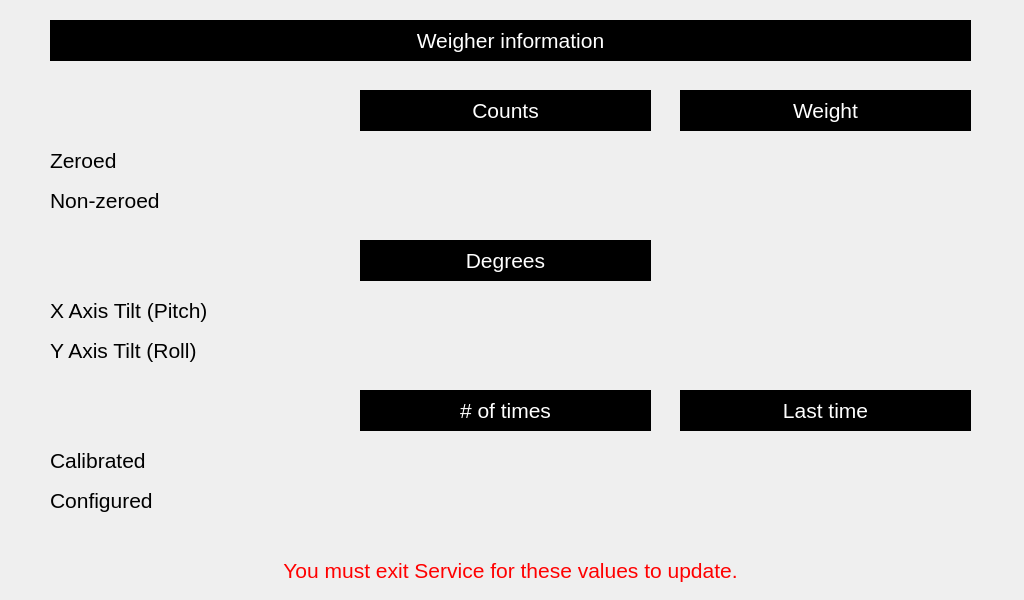
<?xml version="1.0" encoding="UTF-8"?>
<ui version="4.0">
 <class>serviceWeigherInfo</class>
 <widget class="QWidget" name="serviceWeigherInfo">
  <property name="geometry">
   <rect>
    <x>0</x>
    <y>0</y>
    <width>1024</width>
    <height>600</height>
   </rect>
  </property>
  <property name="windowTitle">
   <string>Form</string>
  </property>
  <widget class="QLabel" name="lblWeigherInfoHeading">
   <property name="geometry">
    <rect>
     <x>50</x>
     <y>20</y>
     <width>921</width>
     <height>41</height>
    </rect>
   </property>
   <property name="font">
    <font>
     <pointsize>16</pointsize>
    </font>
   </property>
   <property name="styleSheet">
    <string notr="true">QLabel
{
	color: white;
     background: black;
 }</string>
   </property>
   <property name="text">
    <string>Weigher information</string>
   </property>
   <property name="alignment">
    <set>Qt::AlignCenter</set>
   </property>
  </widget>
  <widget class="QLabel" name="lblZeroed">
   <property name="geometry">
    <rect>
     <x>50</x>
     <y>140</y>
     <width>291</width>
     <height>41</height>
    </rect>
   </property>
   <property name="font">
    <font>
     <pointsize>16</pointsize>
    </font>
   </property>
   <property name="text">
    <string>Zeroed</string>
   </property>
  </widget>
  <widget class="QLabel" name="lblCounts">
   <property name="geometry">
    <rect>
     <x>360</x>
     <y>90</y>
     <width>291</width>
     <height>41</height>
    </rect>
   </property>
   <property name="font">
    <font>
     <pointsize>16</pointsize>
    </font>
   </property>
   <property name="styleSheet">
    <string notr="true">QLabel
{
	color: white;
     background: black;
 }</string>
   </property>
   <property name="text">
    <string>Counts</string>
   </property>
   <property name="alignment">
    <set>Qt::AlignCenter</set>
   </property>
  </widget>
  <widget class="QLabel" name="lblWeight">
   <property name="geometry">
    <rect>
     <x>680</x>
     <y>90</y>
     <width>291</width>
     <height>41</height>
    </rect>
   </property>
   <property name="font">
    <font>
     <pointsize>16</pointsize>
    </font>
   </property>
   <property name="styleSheet">
    <string notr="true">QLabel
{
	color: white;
     background: black;
 }</string>
   </property>
   <property name="text">
    <string>Weight</string>
   </property>
   <property name="alignment">
    <set>Qt::AlignCenter</set>
   </property>
  </widget>
  <widget class="QLabel" name="lblZeroedCountsData">
   <property name="geometry">
    <rect>
     <x>360</x>
     <y>140</y>
     <width>291</width>
     <height>41</height>
    </rect>
   </property>
   <property name="font">
    <font>
     <pointsize>16</pointsize>
    </font>
   </property>
   <property name="text">
    <string notr="true"/>
   </property>
   <property name="alignment">
    <set>Qt::AlignRight|Qt::AlignTrailing|Qt::AlignVCenter</set>
   </property>
  </widget>
  <widget class="QLabel" name="lblZeroedWeightData">
   <property name="geometry">
    <rect>
     <x>680</x>
     <y>140</y>
     <width>291</width>
     <height>40</height>
    </rect>
   </property>
   <property name="font">
    <font>
     <pointsize>16</pointsize>
    </font>
   </property>
   <property name="text">
    <string notr="true"/>
   </property>
   <property name="alignment">
    <set>Qt::AlignRight|Qt::AlignTrailing|Qt::AlignVCenter</set>
   </property>
  </widget>
  <widget class="QLabel" name="lblNonZeroed">
   <property name="geometry">
    <rect>
     <x>50</x>
     <y>180</y>
     <width>291</width>
     <height>41</height>
    </rect>
   </property>
   <property name="font">
    <font>
     <pointsize>16</pointsize>
    </font>
   </property>
   <property name="text">
    <string>Non-zeroed</string>
   </property>
  </widget>
  <widget class="QLabel" name="lblNonZeroedCountsData">
   <property name="geometry">
    <rect>
     <x>360</x>
     <y>180</y>
     <width>291</width>
     <height>41</height>
    </rect>
   </property>
   <property name="font">
    <font>
     <pointsize>16</pointsize>
    </font>
   </property>
   <property name="text">
    <string notr="true"/>
   </property>
   <property name="alignment">
    <set>Qt::AlignRight|Qt::AlignTrailing|Qt::AlignVCenter</set>
   </property>
  </widget>
  <widget class="QLabel" name="lblCalibrated">
   <property name="geometry">
    <rect>
     <x>50</x>
     <y>440</y>
     <width>291</width>
     <height>41</height>
    </rect>
   </property>
   <property name="font">
    <font>
     <pointsize>16</pointsize>
    </font>
   </property>
   <property name="text">
    <string>Calibrated</string>
   </property>
  </widget>
  <widget class="QLabel" name="lblConfigured">
   <property name="geometry">
    <rect>
     <x>50</x>
     <y>480</y>
     <width>291</width>
     <height>41</height>
    </rect>
   </property>
   <property name="font">
    <font>
     <pointsize>16</pointsize>
    </font>
   </property>
   <property name="text">
    <string>Configured</string>
   </property>
  </widget>
  <widget class="QLabel" name="lblConfiguredLastTimeData">
   <property name="geometry">
    <rect>
     <x>680</x>
     <y>480</y>
     <width>291</width>
     <height>41</height>
    </rect>
   </property>
   <property name="font">
    <font>
     <pointsize>16</pointsize>
    </font>
   </property>
   <property name="text">
    <string notr="true"/>
   </property>
   <property name="alignment">
    <set>Qt::AlignRight|Qt::AlignTrailing|Qt::AlignVCenter</set>
   </property>
  </widget>
  <widget class="QLabel" name="lblConfiguredNumberOfTimesData">
   <property name="geometry">
    <rect>
     <x>360</x>
     <y>480</y>
     <width>291</width>
     <height>41</height>
    </rect>
   </property>
   <property name="font">
    <font>
     <pointsize>16</pointsize>
    </font>
   </property>
   <property name="text">
    <string notr="true"/>
   </property>
   <property name="alignment">
    <set>Qt::AlignRight|Qt::AlignTrailing|Qt::AlignVCenter</set>
   </property>
  </widget>
  <widget class="QLabel" name="lblLastTime">
   <property name="geometry">
    <rect>
     <x>680</x>
     <y>390</y>
     <width>291</width>
     <height>41</height>
    </rect>
   </property>
   <property name="font">
    <font>
     <pointsize>16</pointsize>
    </font>
   </property>
   <property name="styleSheet">
    <string notr="true">QLabel
{
	color: white;
     background: black;
 }</string>
   </property>
   <property name="text">
    <string>Last time</string>
   </property>
   <property name="alignment">
    <set>Qt::AlignCenter</set>
   </property>
  </widget>
  <widget class="QLabel" name="lblCalibratedLastTimeData">
   <property name="geometry">
    <rect>
     <x>680</x>
     <y>440</y>
     <width>291</width>
     <height>41</height>
    </rect>
   </property>
   <property name="font">
    <font>
     <pointsize>16</pointsize>
    </font>
   </property>
   <property name="text">
    <string notr="true"/>
   </property>
   <property name="alignment">
    <set>Qt::AlignRight|Qt::AlignTrailing|Qt::AlignVCenter</set>
   </property>
  </widget>
  <widget class="QLabel" name="lblNumberOfTimes">
   <property name="geometry">
    <rect>
     <x>360</x>
     <y>390</y>
     <width>291</width>
     <height>41</height>
    </rect>
   </property>
   <property name="font">
    <font>
     <pointsize>16</pointsize>
    </font>
   </property>
   <property name="styleSheet">
    <string notr="true">QLabel
{
	color: white;
     background: black;
 }</string>
   </property>
   <property name="text">
    <string># of times</string>
   </property>
   <property name="alignment">
    <set>Qt::AlignCenter</set>
   </property>
  </widget>
  <widget class="QLabel" name="lblCalibratedNumberOfTimesData">
   <property name="geometry">
    <rect>
     <x>360</x>
     <y>440</y>
     <width>291</width>
     <height>41</height>
    </rect>
   </property>
   <property name="font">
    <font>
     <pointsize>16</pointsize>
    </font>
   </property>
   <property name="text">
    <string notr="true"/>
   </property>
   <property name="alignment">
    <set>Qt::AlignRight|Qt::AlignTrailing|Qt::AlignVCenter</set>
   </property>
  </widget>
  <widget class="QLabel" name="lblExitServiceMessage">
   <property name="geometry">
    <rect>
     <x>50</x>
     <y>550</y>
     <width>921</width>
     <height>41</height>
    </rect>
   </property>
   <property name="font">
    <font>
     <pointsize>16</pointsize>
    </font>
   </property>
   <property name="styleSheet">
    <string notr="true">QLabel
{
	color: red;
 }</string>
   </property>
   <property name="text">
    <string>You must exit Service for these values to update.</string>
   </property>
   <property name="alignment">
    <set>Qt::AlignCenter</set>
   </property>
   <property name="wordWrap">
    <bool>true</bool>
   </property>
  </widget>
  <widget class="QLabel" name="lblTiltYData">
   <property name="geometry">
    <rect>
     <x>360</x>
     <y>330</y>
     <width>291</width>
     <height>41</height>
    </rect>
   </property>
   <property name="font">
    <font>
     <pointsize>16</pointsize>
    </font>
   </property>
   <property name="text">
    <string notr="true"/>
   </property>
   <property name="alignment">
    <set>Qt::AlignRight|Qt::AlignTrailing|Qt::AlignVCenter</set>
   </property>
  </widget>
  <widget class="QLabel" name="lblDegrees">
   <property name="geometry">
    <rect>
     <x>360</x>
     <y>240</y>
     <width>291</width>
     <height>41</height>
    </rect>
   </property>
   <property name="font">
    <font>
     <pointsize>16</pointsize>
    </font>
   </property>
   <property name="styleSheet">
    <string notr="true">QLabel
{
	color: white;
     background: black;
 }</string>
   </property>
   <property name="text">
    <string>Degrees</string>
   </property>
   <property name="alignment">
    <set>Qt::AlignCenter</set>
   </property>
  </widget>
  <widget class="QLabel" name="lblTiltX">
   <property name="geometry">
    <rect>
     <x>50</x>
     <y>290</y>
     <width>291</width>
     <height>41</height>
    </rect>
   </property>
   <property name="font">
    <font>
     <pointsize>16</pointsize>
    </font>
   </property>
   <property name="text">
    <string>X Axis Tilt (Pitch)</string>
   </property>
  </widget>
  <widget class="QLabel" name="lblTiltY">
   <property name="geometry">
    <rect>
     <x>50</x>
     <y>330</y>
     <width>291</width>
     <height>41</height>
    </rect>
   </property>
   <property name="font">
    <font>
     <pointsize>16</pointsize>
    </font>
   </property>
   <property name="text">
    <string>Y Axis Tilt (Roll)</string>
   </property>
  </widget>
  <widget class="QLabel" name="lblTiltXData">
   <property name="geometry">
    <rect>
     <x>360</x>
     <y>290</y>
     <width>291</width>
     <height>41</height>
    </rect>
   </property>
   <property name="font">
    <font>
     <pointsize>16</pointsize>
    </font>
   </property>
   <property name="text">
    <string notr="true"/>
   </property>
   <property name="alignment">
    <set>Qt::AlignRight|Qt::AlignTrailing|Qt::AlignVCenter</set>
   </property>
  </widget>
 </widget>
 <resources/>
 <connections/>
</ui>
